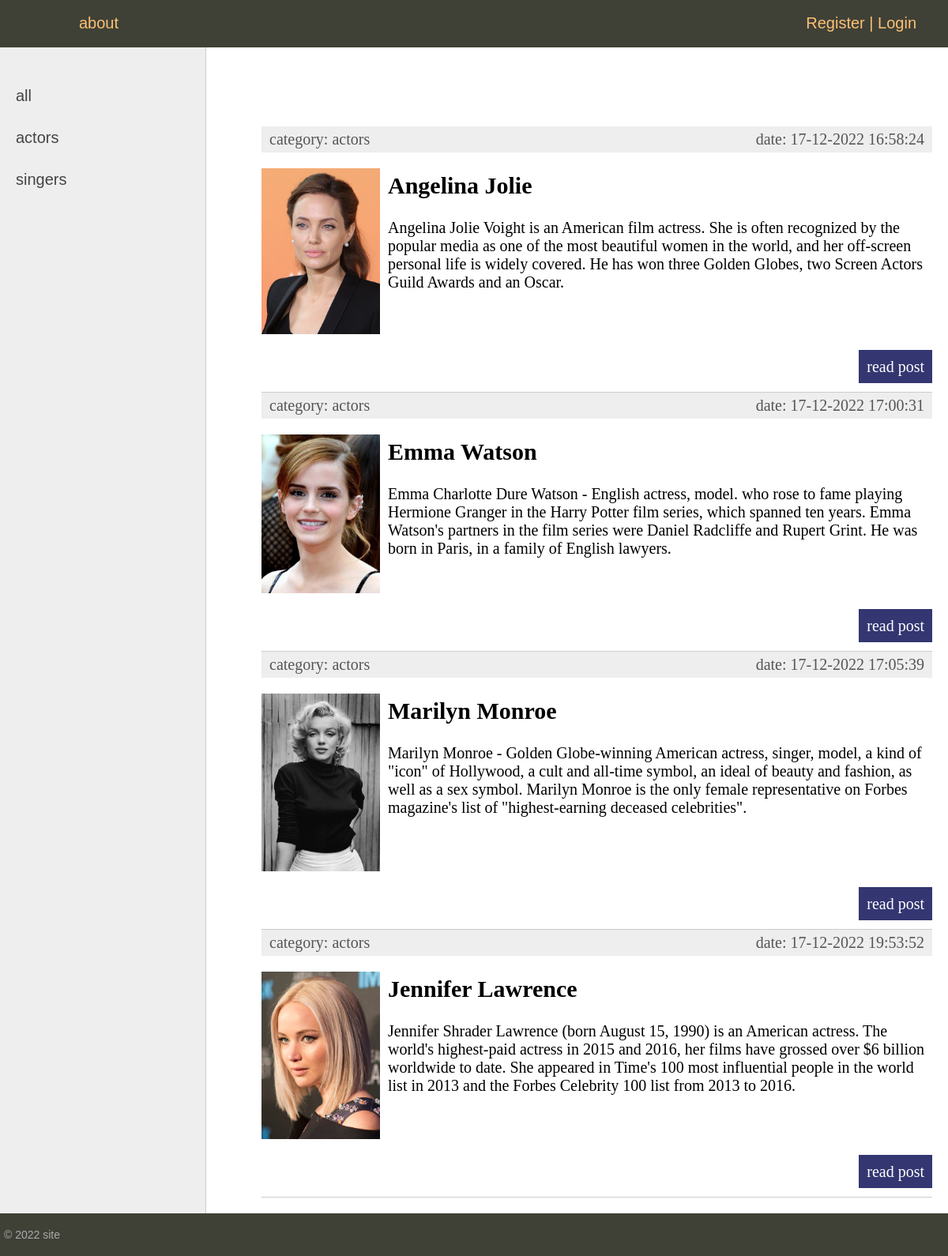
The page /category/actors/ on the database its author committed.
### women/models.py (models this page shows, shortened)
class Category(models.Model):
    name = models.CharField(max_length=100, db_index=True)
    slug = models.SlugField(max_length=250, unique=True, db_index=True, verbose_name="URL")
    def __str__(self):
        return self.name
    def get_absolute_url(self):
        return reverse('category', kwargs={'cat_slug': self.slug})

class Women(models.Model):
    title = models.CharField(max_length=250)
    slug = models.SlugField(max_length=250, unique=True,db_index=True,verbose_name="URL")
    content = models.TextField(blank=True)
    photo = models.ImageField(upload_to="photos/%Y/%m/%d/")
    time_create = models.DateTimeField(auto_now_add=True)
    time_update = models.DateTimeField(auto_now=True)
    is_published = models.BooleanField(default=True)
    cat = models.ForeignKey('Category', on_delete=models.PROTECT)
    def get_absolute_url(self):
        return reverse('post', kwargs={'post_slug': self.slug})
    class Meta:
        verbose_name = "popular women"
        verbose_name_plural = "popular women"
        ordering = ["time_create", "title"]

### women/views.py (the view)
# urls.py: path('category/<slug:cat_slug>/', WomenCategory.as_view(), name='category'),
class WomenCategory(DataMixin, ListView):
    model = Women
    template_name = 'women/index.html'
    context_object_name = 'posts'
    allow_empty = False
    def get_queryset(self):
        return Women.objects.filter(cat__slug=self.kwargs['cat_slug'], is_published=True)
    def get_context_data(self, *, object_list=None, **kwargs):
        context = super().get_context_data(**kwargs)
        c_def = self.get_user_context(title='Category - ' + str(context['posts'][0].cat),
                                      cat_selected=context['posts'][0].cat_id)
        return dict(list(context.items()) + list(c_def.items()))

### women/templatetags/women_tags.py (called while the page is built)
@register.inclusion_tag('women/list_categories.html')
def show_categories():
    cats = Category.objects.all()
    return {'cats': cats}

### women/utils.py (called while the page is built)
    def get_user_context(self, **kwargs):
        context = kwargs
        cats = Category.objects.all()
        user_menu = menu.copy()
        if not self.request.user.is_authenticated:
                user_menu.pop(1)
        context['menu'] = user_menu
        context['cats'] = cats
        if 'cat_selected' not in context:
                context['cat_selected'] = 0
        return context

### women/templates/women/index.html (shortened to what this page needs)
{% extends 'women/base.html' %}
{% block content %}
<ul class="list-articles">
	{% for p in posts %}
			<li>
				<div class="article-panel">
	<p class="first">category: {{p.cat}}</p>
	<p class="last">date: {{p.time_update|date:"d-m-Y H:i:s"}}</p>
</div>
				{% if p.photo %}
	<p><img class="img-article-left thumb" src="{{p.photo.url}}"></p>
{% endif %}
				<h2>{{p.title}}</h2>
			<p>{{p.content}}</p>
			<p class="link-read-post"><a href="{{ p.get_absolute_url }}">read post</a></p>
			</li>
	{% endfor %}
</ul>
{% endblock %}

### women/templates/women/base.html (shortened to what this page needs)
<!DOCTYPE html>
{% load static %}
{% load women_tags %}
<html>
<head>
	<link type="text/css" href="{% static 'women/css/styles.css' %}" rel="stylesheet" />
</head>
<body>
<table class="table-page" border=0 cellpadding="0" cellspacing="0">
<tr><td valign=top>
{% block mainmenu %}
		<div class="header">
			<ul id="mainmenu" class="mainmenu">
			<li class="logo"><a href="{% url 'home' %}"><div class="logo"></div></a></li>
{% for m in menu %}
			<li><a href="{% url m.url_name %}">{{m.title}}</a></li>
{% endfor %}
				{% if request.user.is_authenticated %}
				<li class="last"> {{user.username}} | <a href="{% url 'logout' %}">Log out</a></li>
				{% else %}
				<li class="last"><a href="{% url 'register' %}">Register</a> | <a href="{% url 'login' %}">Login</a></li>
				{% endif %}
			</ul>
		</div>
{% endblock mainmenu %}
<table class="table-content" border=0 cellpadding="0" cellspacing="0">
<tr>
	<td valign="top" class="left-chapters">
	<ul id="leftchapters">
{% if cat_selected == 0 %}
		<li class="selected">all</li>
{% else %}
		<li><a href="{% url 'home' %}">all</a></li>
{% endif %}
{% show_categories %}
	</ul>
</td>
<td valign="top" class="content">
	<div class="content-text">
{% block content %}
{% endblock %}
	</div>
</td></tr></table>
</td></tr>
<tr><td valign=top>
	<div id="footer">
		<p>&copy; 2022 site</p>
	</div>
</td></tr></table>
</body>
</html>

### women/templates/women/list_categories.html
{% for c in cats %}
	{% if c.pk == cat_selected %}
		<li class="selected">{{c.name}}</li>
	{% else %}
		<li><a href="{{ c.get_absolute_url }}">{{c.name}}</a></li>
	{% endif %}
{% endfor %}

### women/static/women/css/styles.css (style rules this page uses)
html, body { font-family: 'Arial'; margin: 0; padding: 0; height: 100%; width: 100%; color: #444; }
a { color: #0059b2; text-decoration: none; }
img { max-width: 600px; height: auto; }
img.img-article-left { max-width: 300px; height: auto; float: left; padding: 0 10px 10px 0; }
img.img-article-left.thumb { max-width: 150px; height: auto; }
p.link-read-post { text-align: right; }
p.link-read-post a { padding: 10px; min-width: 100px; background: #333671; color: #fff; text-decoration: none; }
div.article-panel { background: #eee; padding: 5px 10px 5px 10px; box-sizing: border-box; overflow: hidden; color: #555; }
div.article-panel p.first { margin: 0; float: left; }
div.article-panel p.last { margin: 0; float: right; }
ul.list-articles { list-style: none; margin: 0; padding: 0; }
ul.list-articles li { border-bottom: 1px solid #ccc; }
.table-page { width: 100%; height: 100%; vertical-align: top; }
.table-page tr { height: 100%; }
.header { background: #3F4137; height: 60px; }
.logo { background: url('../images/logo.png') no-repeat 10px 5px; width: 70px; height: 60px; }
ul.mainmenu { list-style: none; margin: 0; padding: 0; height: 60px; color: #fdc073; font-size: 20px; overflow: hidden; }
ul.mainmenu li { float: left; margin: 18px 40px 0 30px; }
ul.mainmenu li.logo { margin: 0; }
ul.mainmenu li.last { float: right; }
ul.mainmenu li a { color: #fdc073; text-decoration: none; }
.table-content { width: 100%; min-height: 100%; height: 100%; }
.left-chapters { margin: 0; background: #eee; border-right: 1px solid #ccc; min-height: 100%; }
.left-chapters ul { width: 230px; min-height: 100%; margin: 0; padding: 20px 10px 10px 20px; list-style: none; font-size: 20px; }
.left-chapters ul li { margin: 30px 0 0 0; color: #999; }
.left-chapters ul li a { color: #444; text-decoration: none; }
.content { padding: 40px 20px 20px 40px; width: 100%; box-sizing: border-box; }
.content-text { margin: 60px 0 0 30px; color: #000; font-size: 20px; font-family: Yandex Sans Display Light; }
#footer { box-sizing: border-box; background: #3F4137; padding: 5px; color: #aaa; font-size: 14px; font-family: Verdana, Geneva, Arial, Helvetica; text-align: left; overflow: hidden; }

### rows shown on the page
Category: name "actors"
Category: name "singers"
Women: cat "actors", time_update "17-12-2022 16:58:24", photo (picture), title "Angelina Jolie", content "Angelina Jolie Voight is an American film actress. She is often recognized by the popular media as one of the most beautiful women in the world, and her off-screen personal life is widely covered. He has won three Golden Globes, two Screen Actors Guild Awards and an Oscar."
Women: cat "actors", time_update "17-12-2022 17:00:31", photo (picture), title "Emma Watson", content "Emma Charlotte Dure Watson - English actress, model. who rose to fame playing Hermione Granger in the Harry Potter film series, which spanned ten years. Emma Watson's partners in the film series were Daniel Radcliffe and Rupert Grint. He was born in Paris, in a family of English lawyers."
Women: cat "actors", time_update "17-12-2022 17:05:39", photo (picture), title "Marilyn Monroe", content "Marilyn Monroe - Golden Globe-winning American actress, singer, model, a kind of \"icon\" of Hollywood, a cult and all-time symbol, an ideal of beauty and fashion, as well as a sex symbol. Marilyn Monroe is the only female representative on Forbes magazine's list of \"highest-earning deceased celebrities\"."
Women: cat "actors", time_update "17-12-2022 19:53:52", photo (picture), title "Jennifer Lawrence", content "Jennifer Shrader Lawrence (born August 15, 1990) is an American actress. The world's highest-paid actress in 2015 and 2016, her films have grossed over $6 billion worldwide to date. She appeared in Time's 100 most influential people in the world list in 2013 and the Forbes Celebrity 100 list from 2013 to 2016."

### other values the page prints
{{ m.title }} "about"
